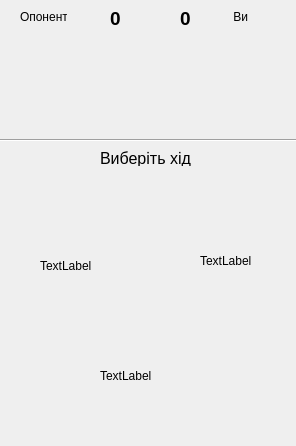
<?xml version="1.0" encoding="UTF-8"?>
<ui version="4.0">
 <class>Paper2</class>
 <widget class="QWidget" name="Paper2">
  <property name="geometry">
   <rect>
    <x>0</x>
    <y>0</y>
    <width>296</width>
    <height>446</height>
   </rect>
  </property>
  <property name="windowTitle">
   <string>Paper2</string>
  </property>
  <widget class="QLabel" name="label">
   <property name="geometry">
    <rect>
     <x>100</x>
     <y>150</y>
     <width>171</width>
     <height>16</height>
    </rect>
   </property>
   <property name="font">
    <font>
     <pointsize>12</pointsize>
    </font>
   </property>
   <property name="text">
    <string>Виберіть хід</string>
   </property>
  </widget>
  <widget class="Line" name="line">
   <property name="geometry">
    <rect>
     <x>0</x>
     <y>130</y>
     <width>311</width>
     <height>20</height>
    </rect>
   </property>
   <property name="orientation">
    <enum>Qt::Horizontal</enum>
   </property>
  </widget>
  <widget class="QLabel" name="label_2">
   <property name="geometry">
    <rect>
     <x>20</x>
     <y>10</y>
     <width>47</width>
     <height>14</height>
    </rect>
   </property>
   <property name="text">
    <string>Опонент</string>
   </property>
  </widget>
  <widget class="QLabel" name="label_3">
   <property name="geometry">
    <rect>
     <x>230</x>
     <y>10</y>
     <width>47</width>
     <height>14</height>
    </rect>
   </property>
   <property name="text">
    <string> Ви</string>
   </property>
  </widget>
  <widget class="QLabel" name="case2">
   <property name="geometry">
    <rect>
     <x>200</x>
     <y>200</y>
     <width>81</width>
     <height>121</height>
    </rect>
   </property>
   <property name="text">
    <string>TextLabel</string>
   </property>
  </widget>
  <widget class="QLabel" name="case3">
   <property name="geometry">
    <rect>
     <x>100</x>
     <y>320</y>
     <width>91</width>
     <height>111</height>
    </rect>
   </property>
   <property name="text">
    <string>TextLabel</string>
   </property>
  </widget>
  <widget class="QLabel" name="case1">
   <property name="geometry">
    <rect>
     <x>40</x>
     <y>210</y>
     <width>71</width>
     <height>111</height>
    </rect>
   </property>
   <property name="text">
    <string>TextLabel</string>
   </property>
  </widget>
  <widget class="QLabel" name="you">
   <property name="geometry">
    <rect>
     <x>210</x>
     <y>40</y>
     <width>61</width>
     <height>71</height>
    </rect>
   </property>
   <property name="text">
    <string/>
   </property>
  </widget>
  <widget class="QLabel" name="lblop">
   <property name="geometry">
    <rect>
     <x>10</x>
     <y>40</y>
     <width>61</width>
     <height>71</height>
    </rect>
   </property>
   <property name="text">
    <string/>
   </property>
  </widget>
  <widget class="QLabel" name="myscore">
   <property name="geometry">
    <rect>
     <x>180</x>
     <y>10</y>
     <width>21</width>
     <height>16</height>
    </rect>
   </property>
   <property name="font">
    <font>
     <pointsize>14</pointsize>
     <weight>75</weight>
     <bold>true</bold>
    </font>
   </property>
   <property name="text">
    <string>0</string>
   </property>
  </widget>
  <widget class="QLabel" name="opscore">
   <property name="geometry">
    <rect>
     <x>110</x>
     <y>10</y>
     <width>21</width>
     <height>16</height>
    </rect>
   </property>
   <property name="font">
    <font>
     <pointsize>14</pointsize>
     <weight>75</weight>
     <bold>true</bold>
    </font>
   </property>
   <property name="text">
    <string>0</string>
   </property>
  </widget>
  <widget class="QLabel" name="opcup">
   <property name="geometry">
    <rect>
     <x>110</x>
     <y>30</y>
     <width>21</width>
     <height>31</height>
    </rect>
   </property>
   <property name="text">
    <string/>
   </property>
  </widget>
  <widget class="QLabel" name="mycup">
   <property name="geometry">
    <rect>
     <x>180</x>
     <y>30</y>
     <width>21</width>
     <height>31</height>
    </rect>
   </property>
   <property name="text">
    <string/>
   </property>
  </widget>
 </widget>
 <resources/>
 <connections/>
</ui>
